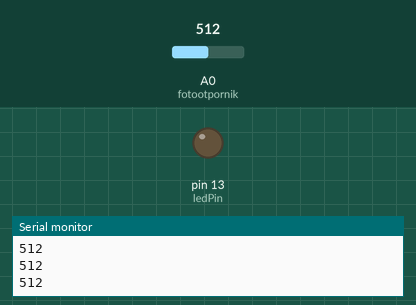
Bench run of a sketch on a simulated Arduino Uno, built with avr-gcc and run on an emulated ATmega328P. Shown: output pins drawn as LEDs (lit = HIGH), the last lines printed to the serial monitor. Inputs (shaded band) come from the test bench; at power-on: A0 (fotootpornik) = 512.

Above: at 1.2 s.
1.3 s: A0 (fotootpornik) set to 22
2.8 s: A0 (fotootpornik) set to 17
At 4.2 s:
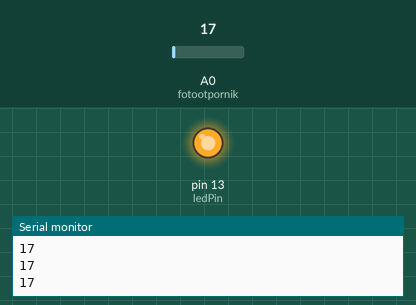
4.5 s: A0 (fotootpornik) set to 122
At 5.5 s:
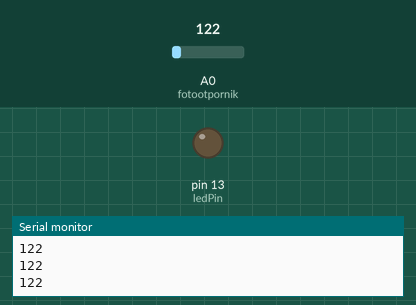
6.0 s: A0 (fotootpornik) set to 0
At 6.7 s:
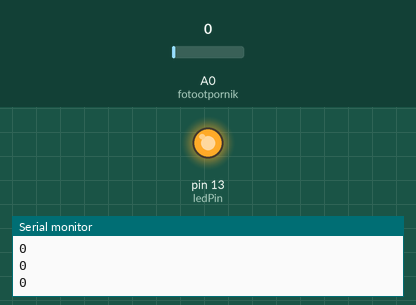
Timing chart, 0 to 8.5 s (numbered marks = the images above; inputs shaded):
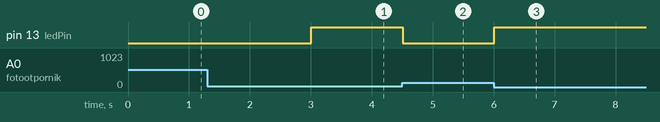

Measured:
- the behaviour switches between 20 and 19 on A0 (fotootpornik) (found by bisection; images 0 and 1)
- after the input at 2.8 s, pin 13 (ledPin): LOW → HIGH after 0.20 s
- after the input at 4.5 s, pin 13 (ledPin): HIGH → LOW at once
- after the input at 6.0 s, pin 13 (ledPin): LOW → HIGH at once

The sketch:

58-fotootpornik.ino
```cpp
const int fotootpornik = A0;
const int granicaMraka = 20;
const int ledPin = LED_BUILTIN;

void setup() {
  pinMode(ledPin, OUTPUT);
  Serial.begin(9600);
}

void loop() {
  int value = analogRead(fotootpornik);
  Serial.println(value);
  digitalWrite(ledPin, value < granicaMraka);
  delay(250);
}
```
